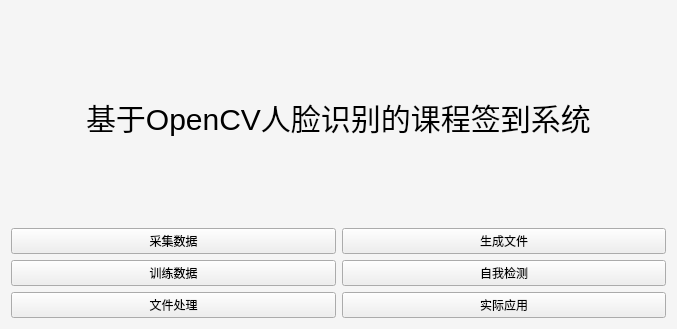
<?xml version="1.0" encoding="UTF-8"?>
<ui version="4.0">
 <class>Widget</class>
 <widget class="QWidget" name="Widget">
  <property name="enabled">
   <bool>true</bool>
  </property>
  <property name="geometry">
   <rect>
    <x>0</x>
    <y>0</y>
    <width>677</width>
    <height>329</height>
   </rect>
  </property>
  <property name="sizePolicy">
   <sizepolicy hsizetype="Fixed" vsizetype="Fixed">
    <horstretch>0</horstretch>
    <verstretch>0</verstretch>
   </sizepolicy>
  </property>
  <property name="mouseTracking">
   <bool>false</bool>
  </property>
  <property name="tabletTracking">
   <bool>false</bool>
  </property>
  <property name="windowTitle">
   <string>Widget</string>
  </property>
  <property name="windowIcon">
   <iconset resource="logo.qrc">
    <normaloff>:/logo.ico</normaloff>:/logo.ico</iconset>
  </property>
  <property name="styleSheet">
   <string notr="true">#Widget{

background:rgb(245,245,245)
}</string>
  </property>
  <layout class="QGridLayout" name="gridLayout_6">
   <item row="0" column="0">
    <layout class="QGridLayout" name="gridLayout_5">
     <item row="0" column="0" alignment="Qt::AlignHCenter">
      <widget class="QLabel" name="label">
       <property name="styleSheet">
        <string notr="true">#label{
width:100px;
height:30px;
color:black;
font-size:30px;
text-align:center;
font-family:'微软雅黑';

}</string>
       </property>
       <property name="text">
        <string>基于OpenCV人脸识别的课程签到系统</string>
       </property>
      </widget>
     </item>
    </layout>
   </item>
   <item row="1" column="0">
    <layout class="QGridLayout" name="gridLayout">
     <item row="0" column="2">
      <widget class="QPushButton" name="gecsv">
       <property name="styleSheet">
        <string notr="true">QPushButton{
width:200px;
                     background-color:rgba(255,165,0);
                     border-style:outset;
                     border-width:6px;
                     border-radius:10px;
                     border-color:rgba(255,255,255,30);
                     font:bold 10px;
                     color:rgba(0,0,0,100);
                     padding:6px;
color:white;
height:50px;
font-size:20px;
font-family:'微软雅黑'
                     }


                     QPushButton:pressed{
                     background-color:rgba(100,255,100,200);
                     border-color:rgba(255,255,255,30);
                     border-style:inset;
                     color:rgba(0,0,0,100);
                     }
 
                     QPushButton:hover{
                     background-color:rgba(100,255,100,100);
                     border-color:rgba(255,255,255,200);
                     color:rgba(0,0,0,200);&quot;
                     }
                    </string>
       </property>
       <property name="text">
        <string>生成文件</string>
       </property>
      </widget>
     </item>
     <item row="1" column="2">
      <widget class="QPushButton" name="identify">
       <property name="styleSheet">
        <string notr="true">QPushButton{
width:200px;
                     background-color:rgba(255,165,0);
                     border-style:outset;
                     border-width:6px;
                     border-radius:10px;
                     border-color:rgba(255,255,255,30);
                     font:bold 10px;
                     color:rgba(0,0,0,100);
                     padding:6px;
color:white;
height:50px;
font-size:20px;
font-family:'微软雅黑'
                     }


                     QPushButton:pressed{
                     background-color:rgba(100,255,100,200);
                     border-color:rgba(255,255,255,30);
                     border-style:inset;
                     color:rgba(0,0,0,100);
                     }
 
                     QPushButton:hover{
                     background-color:rgba(100,255,100,100);
                     border-color:rgba(255,255,255,200);
                     color:rgba(0,0,0,200);&quot;
                     }
                    </string>
       </property>
       <property name="text">
        <string>自我检测</string>
       </property>
      </widget>
     </item>
     <item row="2" column="0">
      <widget class="QPushButton" name="file">
       <property name="styleSheet">
        <string notr="true">QPushButton{
width:200px;
                     background-color:rgba(255,165,0);
                     border-style:outset;
                     border-width:6px;
                     border-radius:10px;
                     border-color:rgba(255,255,255,30);
                     font:bold 10px;
                     color:rgba(0,0,0,100);
                     padding:6px;
color:white;
height:50px;
font-size:20px;
font-family:'微软雅黑'
                     }


                     QPushButton:pressed{
                     background-color:rgba(100,255,100,200);
                     border-color:rgba(255,255,255,30);
                     border-style:inset;
                     color:rgba(0,0,0,100);
                     }
 
                     QPushButton:hover{
                     background-color:rgba(100,255,100,100);
                     border-color:rgba(255,255,255,200);
                     color:rgba(0,0,0,200);&quot;
                     }
                    </string>
       </property>
       <property name="text">
        <string>文件处理</string>
       </property>
      </widget>
     </item>
     <item row="2" column="2">
      <widget class="QPushButton" name="actualsite">
       <property name="styleSheet">
        <string notr="true">QPushButton{
width:200px;
                     background-color:rgba(255,165,0);
                     border-style:outset;
                     border-width:6px;
                     border-radius:10px;
                     border-color:rgba(255,255,255,30);
                     font:bold 10px;
                     color:rgba(0,0,0,100);
                     padding:6px;
color:white;
height:50px;
font-size:20px;
font-family:'微软雅黑'
                     }


                     QPushButton:pressed{
                     background-color:rgba(100,255,100,200);
                     border-color:rgba(255,255,255,30);
                     border-style:inset;
                     color:rgba(0,0,0,100);
                     }
 
                     QPushButton:hover{
                     background-color:rgba(100,255,100,100);
                     border-color:rgba(255,255,255,200);
                     color:rgba(0,0,0,200);&quot;
                     }
                    </string>
       </property>
       <property name="text">
        <string>实际应用</string>
       </property>
      </widget>
     </item>
     <item row="0" column="0">
      <widget class="QPushButton" name="collectface">
       <property name="styleSheet">
        <string notr="true">QPushButton{
width:200px;
                     background-color:rgba(255,165,0);
                     border-style:outset;
                     border-width:6px;
                     border-radius:10px;
                     border-color:rgba(255,255,255,30);
                     font:bold 10px;
                     color:rgba(0,0,0,100);
                     padding:6px;
color:white;
height:50px;
font-size:20px;
font-family:'微软雅黑'
                     }


                     QPushButton:pressed{
                     background-color:rgba(100,255,100,200);
                     border-color:rgba(255,255,255,30);
                     border-style:inset;
                     color:rgba(0,0,0,100);
                     }
 
                     QPushButton:hover{
                     background-color:rgba(100,255,100,100);
                     border-color:rgba(255,255,255,200);
                     color:rgba(0,0,0,200);&quot;
                     }
                    </string>
       </property>
       <property name="text">
        <string>采集数据</string>
       </property>
      </widget>
     </item>
     <item row="1" column="0">
      <widget class="QPushButton" name="training_it">
       <property name="styleSheet">
        <string notr="true">QPushButton{
width:200px;
                     background-color:rgba(255,165,0);
                     border-style:outset;
                     border-width:6px;
                     border-radius:10px;
                     border-color:rgba(255,255,255,30);
                     font:bold 10px;
                     color:rgba(0,0,0,100);
                     padding:6px;
color:white;
height:50px;
font-size:20px;
font-family:'微软雅黑'
                     }


                     QPushButton:pressed{
                     background-color:rgba(100,255,100,200);
                     border-color:rgba(255,255,255,30);
                     border-style:inset;
                     color:rgba(0,0,0,100);
                     }
 
                     QPushButton:hover{
                     background-color:rgba(100,255,100,100);
                     border-color:rgba(255,255,255,200);
                     color:rgba(0,0,0,200);&quot;
                     }
                    </string>
       </property>
       <property name="text">
        <string>训练数据</string>
       </property>
      </widget>
     </item>
    </layout>
   </item>
  </layout>
 </widget>
 <layoutdefault spacing="6" margin="11"/>
 <resources>
  <include location="logo.qrc"/>
 </resources>
 <connections/>
</ui>
